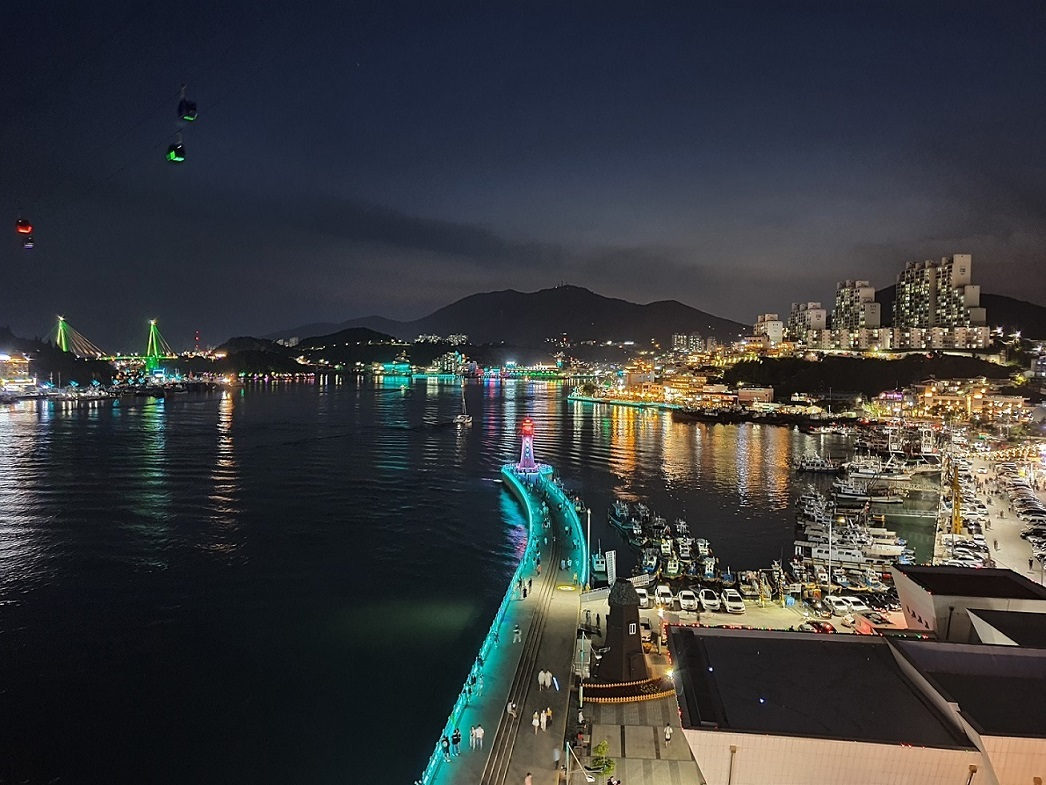
#> input picture 0616/images/yeosu.jpg, 1046 x 785 px
$ python image_output_test07.py
#> lines starting #> are read from the running program, lines starting #| are printed output that depends on the picture
import cv2

img_file = 'images/yeosu.jpg'
save_file = 'images/yeosu_gray.jpg'

img = cv2.imread(img_file, cv2.IMREAD_GRAYSCALE)
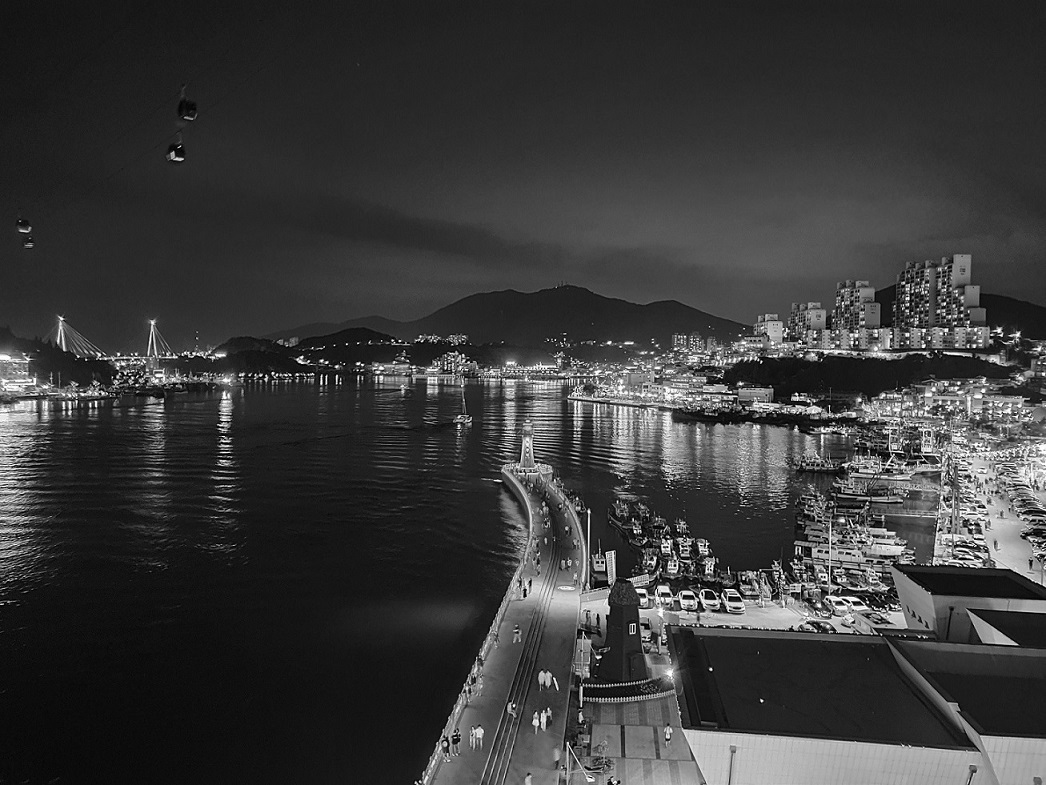
#> img: shape (785, 1046); min 0, max 255, mean 58
cv2.imshow(img_file, img)
cv2.imwrite(save_file, img)
cv2.waitKey()
cv2.destroyAllWindows()
